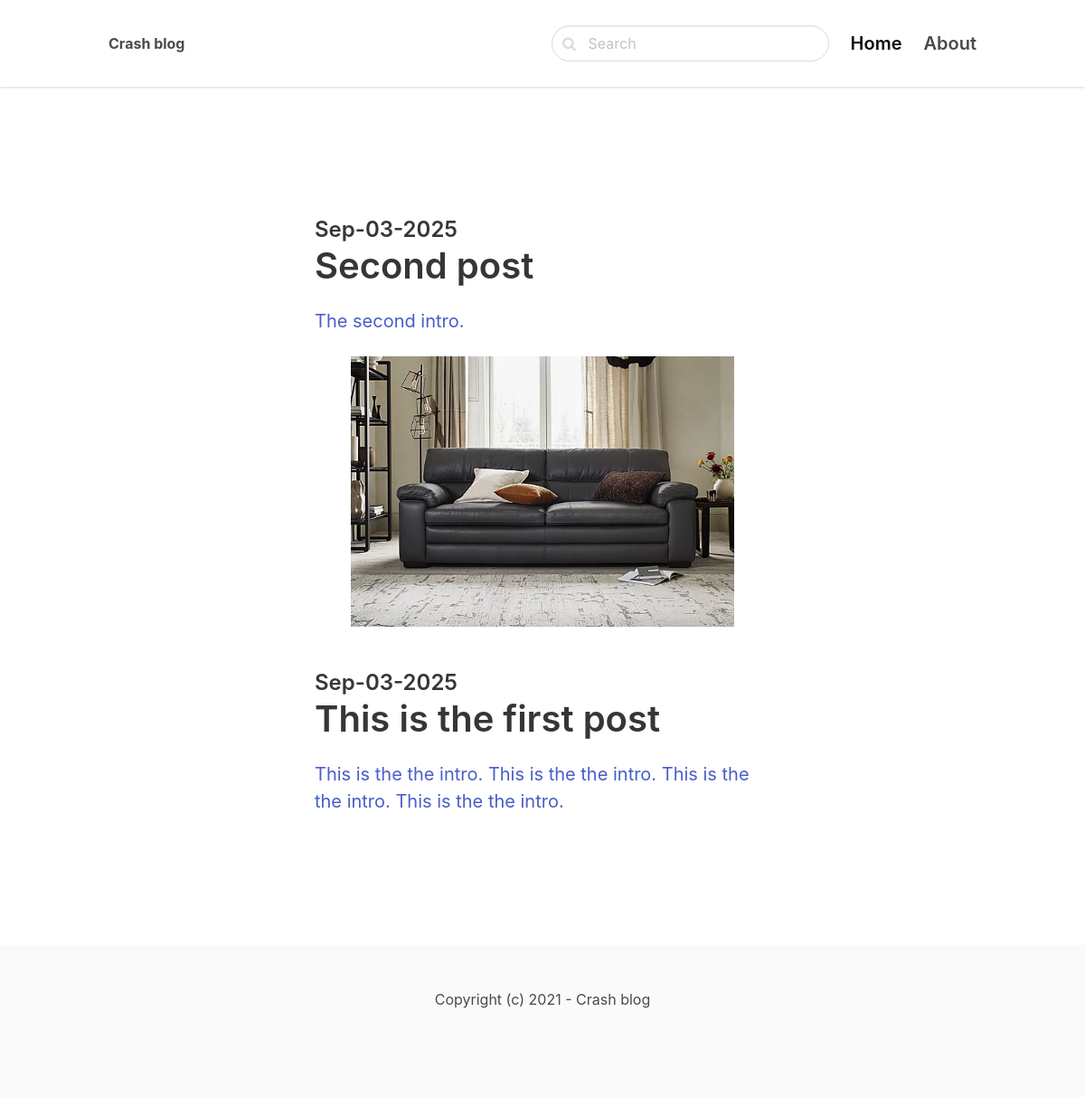
/django/, run on the app's committed database.
### blog/models.py (models this page shows, shortened)
class Post(models.Model):
    ACTIVE = 'active'
    DRAFT = 'draft'
    CHOICES_STATUS = (
        (ACTIVE, 'Active'),
        (DRAFT, 'Draft')
    )
    category = models.ForeignKey(Category, related_name='posts', on_delete=models.CASCADE)
    title = models.CharField(max_length=255)
    slug = models.SlugField()
    intro = models.TextField()
    body = models.TextField()
    created_at = models.DateTimeField(auto_now_add=True)
    status = models.CharField(max_length=10, choices=CHOICES_STATUS, default=ACTIVE)
    image = models.ImageField(upload_to='uploads/', blank=True, null=True)
    class Meta:
        ordering = ('-created_at',) # decending order of created_at

### blog/views.py (the view)
# urls.py: path('<slug:slug>/', views.category, name='category_detail'),
def category(request, slug):
    category = get_object_or_404(Category, slug=slug)
    posts = category.posts.filter(status=Post.ACTIVE)
    return render(request, 'blog/category.html', {'category': category, 'posts': posts})

### blog/templates/blog/category.html (shortened to what this page needs)
{% extends 'core/base.html' %}
{% block content %}
    <section class="hero">
        <div class="hero-body">
            <div class="container">
                <section class="section">
                    <div class="columns">
                        <div class="column is-8 is-offset-2">
                            {% for post in posts %}
                                <div class="content is-medium">
                                    <a href="{% url 'post_detail' post.category.slug post.slug %}">
                                        {% if post.image %}
                                            <figure class="image">
                                                <img src="{{ post.image.url }}">
                                            </figure>
                                        {% endif %}
                                        <h2 class="subtitle is-4">{{ post.created_at|date:'M-d-Y' }}</h2>
                                        <h1 class="title">{{ post.title }}</h1>
                                        <p>{{ post.intro }}</p>
                                    </a>
                                </div>
                            {% empty %}
                                <div class="content">
                                    <p>There is no posts in this category...</p>
                                </div>
                            {% endfor %}
                        </div>
                    </div>
                </section>
            </div>
        </div>
    </section>
{% endblock %}

### data on the page
Post: created_at "Sep-03-2025", title "Second post", intro "The second intro."
Post: image (picture), created_at "Sep-03-2025", title "This is the first post", intro "This is the the intro. This is the the intro. This is the the intro. This is the the intro."
